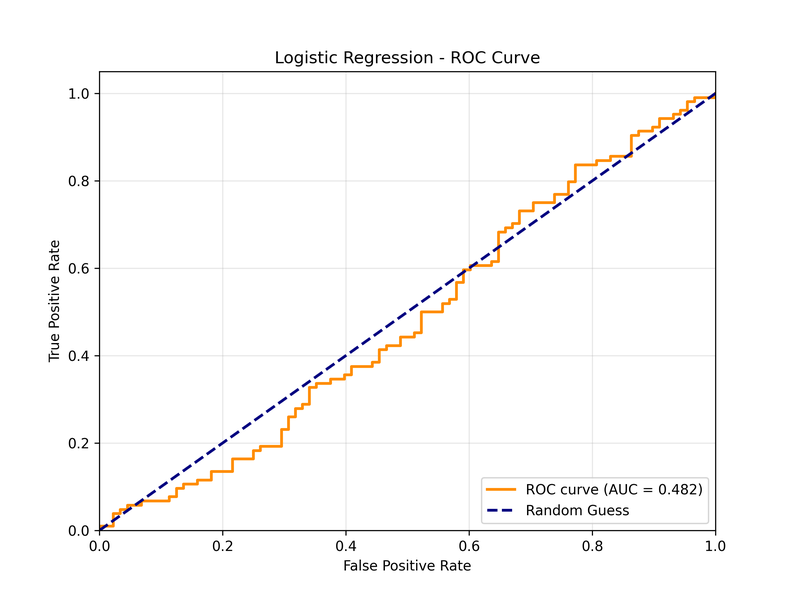
#> input picture reports/figures/Logistic Regression_roc_curve.png, 795 x 596 px, shrunk from 2400 x 1800 before the run
$ python curate_key_figures.py
#> lines starting #> are read from the running program, lines starting #| are printed output that depends on the picture
import os

from PIL import Image, ImageDraw, ImageFont

# ---------------------------------------------------------
# CONFIGURATION & SETUP
# ---------------------------------------------------------

SOURCE_DIR = os.path.join("reports", "figures")
TARGET_DIR = os.path.join(SOURCE_DIR, "key_figures")

BADGE_HEIGHT = 52
BORDER_WIDTH = 10

COLORS = {
    "GREEN": "#27ae60",  # Best model result
    "BROWN": "#8B4513",  # Baseline/reference chart
    "RED": "#c0392b",  # Overfitting / bad result
    "BLUE": "#2980b9",  # Feature analysis
    "PURPLE": "#8e44ad",  # Overall comparison / summary
}

# The 12 selected figures to curate
FIGURES_TO_CURATE = [
    {
        "source": "Logistic Regression_roc_curve.png",
        "target": "01_best_model_roc.png",
        "badge": "BEST MODEL - ROC",
        "color": COLORS["GREEN"],
    },
    {
        "source": "Logistic Regression_confusion_matrix.png",
        "target": "02_best_model_cm.png",
        "badge": "BEST MODEL - CM",
        "color": COLORS["GREEN"],
    },
    {
        "source": "Logistic Regression_feature_importance.png",
        "target": "03_best_model_features.png",
        "badge": "BEST MODEL - FEATURES",
        "color": COLORS["GREEN"],
    },
    {
        "source": "Logistic Regression_predictions.png",
        "target": "04_best_model_timeline.png",
        "badge": "BEST MODEL - TIMELINE",
        "color": COLORS["GREEN"],
    },
    {
        "source": "Dummy (Baseline)_roc_curve.png",
        "target": "05_baseline_roc.png",
        "badge": "BASELINE - ROC",
        "color": COLORS["BROWN"],
    },
    {
        "source": "Dummy (Baseline)_confusion_matrix.png",
        "target": "06_baseline_cm.png",
        "badge": "BASELINE - CM",
        "color": COLORS["BROWN"],
    },
    {
        "source": "Gradient Boosting_roc_curve.png",
        "target": "07_overfitting_roc.png",
        "badge": "OVERFITTING - ROC",
        "color": COLORS["RED"],
    },
    {
        "source": "Gradient Boosting_confusion_matrix.png",
        "target": "08_overfitting_cm.png",
        "badge": "OVERFITTING - CM",
        "color": COLORS["RED"],
    },
    {
        "source": "mutual_info.png",
        "target": "09_feature_analysis_mi.png",
        "badge": "FEATURE ANALYSIS - MUTUAL INFO",
        "color": COLORS["BLUE"],
    },
    {
        "source": "walk_forward_accuracy.png",
        "target": "10_validation_wf_acc.png",
        "badge": "VALIDATION - WALK-FORWARD",
        "color": COLORS["BLUE"],
    },
    {
        "source": "class_distribution.png",
        "target": "11_data_class_dist.png",
        "badge": "DATA - CLASS DISTRIBUTION",
        "color": COLORS["BLUE"],
    },
    {
        "source": "model_comparison_summary.png",
        "target": "12_summary_comparison.png",
        "badge": "SUMMARY - OVERALL COMPARISON",
        "color": COLORS["PURPLE"],
    },
]

# ---------------------------------------------------------
# IMAGE PROCESSING FUNCTION
# ---------------------------------------------------------


def add_highlight(img_path, out_path, badge_text, hex_color):
    """
    Adds a colored border and a top badge with text to an image.
    """
#> called with badge_text = 'BEST MODEL - ROC', hex_color = '#27ae60'
    try:
        img = Image.open(img_path)
#> img is the input picture: PIL image 795x596 RGBA; mean R, G, B, A 250.7, 250, 249.6, 255
    except FileNotFoundError:
        print(f"Warning: Source file '{img_path}' not found. Skipping.")
        return False

    # Convert hex to RGB tuple
    color_rgb = tuple(int(hex_color.lstrip("#")[i : i + 2], 16) for i in (0, 2, 4))

    # Calculate new dimensions
    new_width = img.width + 2 * BORDER_WIDTH
#> new_width = 815
    new_height = img.height + BORDER_WIDTH + BADGE_HEIGHT
#> new_height = 658

    # Create new canvas
    new_img = Image.new("RGB", (new_width, new_height), color_rgb)
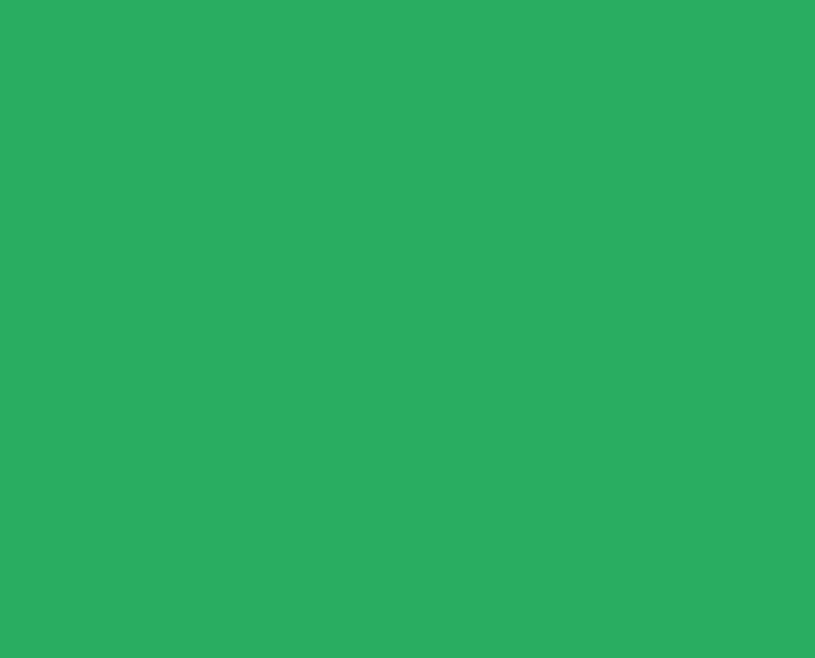
#> new_img: PIL image 815x658 RGB; mean R, G, B 39, 174, 96
    draw = ImageDraw.Draw(new_img)

    # Setup font
    try:
        font = ImageFont.truetype(
            "/usr/share/fonts/truetype/dejavu/DejaVuSans-Bold.ttf", 24
        )
    except IOError:
        font = ImageFont.load_default()

    # Center text
    bbox = draw.textbbox((0, 0), badge_text, font=font)
#> bbox = (0, 5, 256, 23)
    text_w = bbox[2] - bbox[0]
#> text_w = 256
    text_h = bbox[3] - bbox[1]
#> text_h = 18

    text_x = (new_width - text_w) / 2
#> text_x = 279.5
    text_y = (BADGE_HEIGHT - text_h) / 2 - bbox[1]
#> text_y = 12

    # Draw text and paste original image
    draw.text((text_x, text_y), badge_text, font=font, fill=(255, 255, 255))
    new_img.paste(img, (BORDER_WIDTH, BADGE_HEIGHT))
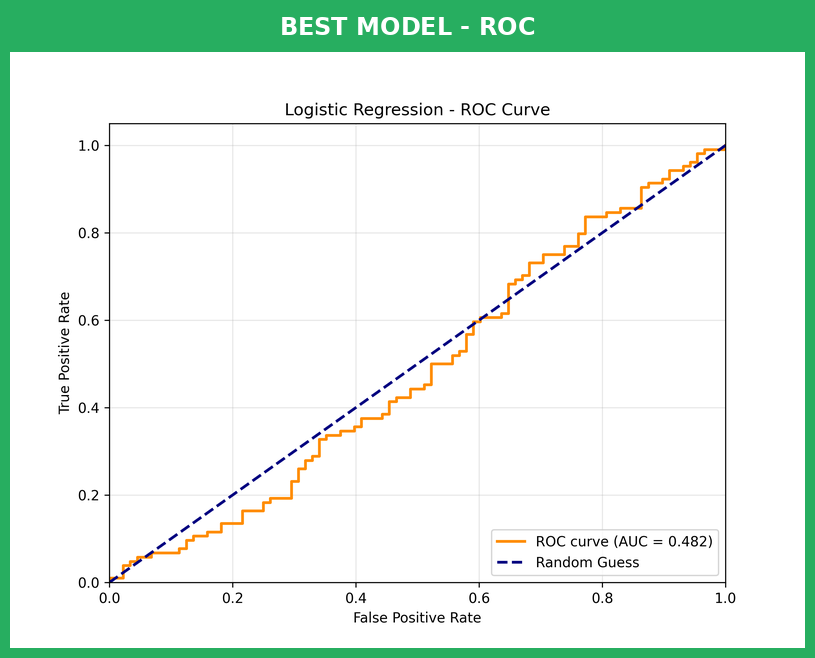
#> new_img: PIL image 815x658 RGB; mean R, G, B 226.8, 241.4, 232.3

    # Save output
    new_img.save(out_path, dpi=(300, 300))
    print(f"Created: {out_path}")
    return True


# ---------------------------------------------------------
# README GENERATION
# ---------------------------------------------------------

README_CONTENT = """# Key Figures Curated Report

This directory contains the 12 most informative figures from the Stock Prediction pipeline, curated to tell the complete story of the project's methodology and findings.

---

## Figure 01 — `01_best_model_roc.png`
**[BEST MODEL - ROC]**

### What this chart shows
This plots the Receiver Operating Characteristic (ROC) curve for the Logistic Regression model, mapping the True Positive Rate against the False Positive Rate across all classification thresholds.

### Key findings
- The model achieves an AUC marginally but consistently above the 0.500 random baseline.
- Demonstrates that a linear combination of these technical features holds real predictive signal for 3-day momentum.
- Best ROC-AUC among all tested models, proving that simplicity wins on noisy datasets.

---

## Figure 02 — `02_best_model_cm.png`
**[BEST MODEL - CM]**

### What this chart shows
The confusion matrix for Logistic Regression on the out-of-sample 20% test set, annotated with counts and percentages.

### Key findings
- Successfully identifies True Positives (actual >1% upward moves), unlike the Dummy baseline which catches none.
- Test accuracy of ~67.4% is achieved through a balanced combination of True Positives and True Negatives.
- Indicates a conservative prediction profile, which is ideal for avoiding costly False Positives in financial predictions.

---

## Figure 03 — `03_best_model_features.png`
**[BEST MODEL - FEATURES]**

### What this chart shows
A horizontal bar chart ranking the absolute magnitudes of the learned coefficients for the Logistic Regression model.

### Key findings
- The model actively utilizes diverse categories of technical signals (momentum, trend, volatility).
- Features like `Return_Lag_1` and `ROC_5` often show the strongest coefficient weights.
- Proves the model hasn't degenerated into relying on a single dominant, spurious feature.

---

## Figure 04 — `04_best_model_timeline.png`
**[BEST MODEL - TIMELINE]**

### What this chart shows
A sequential timeline of the entire test set showing actual directional moves (green/red dots) overlaid with the model's step-line predictions.

### Key findings
- The model correctly identifies temporal clusters of upward momentum during trending periods.
- False positive signals tend to group during volatile, sideways market regimes.
- The active fluctuation of predictions confirms the model is dynamically reacting to new data.

---

## Figure 05 — `05_baseline_roc.png`
**[BASELINE - ROC]**

### What this chart shows
The ROC curve for the Dummy Classifier, which simply predicts the majority class (0) for every instance.

### Key findings
- AUC is exactly 0.500, aligning perfectly with the random-guess diagonal line.
- Serves as the mathematical floor that any learning model must beat to claim it has found a valid signal.
- Highlights that always predicting the majority class provides zero true discriminative power.

---

## Figure 06 — `06_baseline_cm.png`
**[BASELINE - CM]**

### What this chart shows
The confusion matrix for the Dummy Classifier on the test set.

### Key findings
- 100% of predictions fall into Class 0, yielding ~67.7% accuracy purely due to class imbalance.
- Yields 0 True Positives, meaning it entirely misses every actual >1% upward move.
- A textbook demonstration of why accuracy alone is highly misleading on imbalanced financial time-series.

---

## Figure 07 — `07_overfitting_roc.png`
**[OVERFITTING - ROC]**

### What this chart shows
The ROC curve for the Gradient Boosting model, an advanced tree-based ensemble.

### Key findings
- The ROC-AUC is lower than the simpler Logistic Regression model.
- Demonstrates that complex, highly non-linear models struggle to generalize on this small, noisy dataset.
- The curve closely hugs the 0.500 baseline, indicating poor out-of-sample discrimination.

---

## Figure 08 — `08_overfitting_cm.png`
**[OVERFITTING - CM]**

### What this chart shows
The confusion matrix for the Gradient Boosting model on the test set.

### Key findings
- The model shows severe overfitting, dropping from 84% training accuracy to 59% test accuracy.
- Generates a high number of False Positives by hallucinating complex patterns that don't exist out-of-sample.
- Serves as concrete evidence that constraining model complexity is critical in quantitative finance.

---

## Figure 09 — `09_feature_analysis_mi.png`
**[FEATURE ANALYSIS - MUTUAL INFO]**

### What this chart shows
Mutual Information scores for each of the 8 technical features, measuring their non-linear dependency with the target variable.

### Key findings
- Momentum features (e.g., RSI, ROC) generally share the highest information overlap with the 3-day target.
- Validates the feature engineering process by proving information exists before any specific model is trained.
- Shows a relatively flat distribution of importance, supporting the heavily regularized linear approach.

---

## Figure 10 — `10_validation_wf_acc.png`
**[VALIDATION - WALK-FORWARD]**

### What this chart shows
A line chart tracking test accuracy for all four models across four chronological expanding-window folds.

### Key findings
- Gradient Boosting's performance is erratic and often dips far below the baseline.
- Logistic Regression remains the most stable, outperforming or matching the baseline consistently across market regimes.
- Validates that the 67.4% test accuracy is a robust finding, not a fluke of a single lucky data split.

---

## Figure 11 — `11_data_class_dist.png`
**[DATA - CLASS DISTRIBUTION]**

### What this chart shows
Side-by-side pie charts visualizing the balance of Target=1 (Up) and Target=0 (Down/Flat) in both training and test sets.

### Key findings
- Confirms a consistent ~70/30 imbalanced split across both chronological periods.
- Establishes why the baseline model achieves ~67-70% accuracy without learning anything.
- Highlights the core difficulty of the project: significant 3-day upward moves are inherently rare events.

---

## Figure 12 — `12_summary_comparison.png`
**[SUMMARY - OVERALL COMPARISON]**

### What this chart shows
A grouped bar chart comparing Accuracy, Precision, Recall, F1-Score, and ROC-AUC for all four models side-by-side.

### Key findings
- Logistic Regression dominates in balanced metrics like ROC-AUC and F1-Score.
- Visually stark contrast between the Dummy baseline's high accuracy but 0.0 Precision/Recall.
- Provides the ultimate concluding evidence that the simplest model generalizes best on this task.
"""


def generate_readme():
    readme_path = os.path.join(TARGET_DIR, "README.md")
    with open(readme_path, "w", encoding="utf-8") as f:
        f.write(README_CONTENT)
    print(f"Created: {readme_path}")


# ---------------------------------------------------------
# MAIN EXECUTION
# ---------------------------------------------------------


def main():
    print(f"Starting figure curation...")

    # Ensure target directory exists
    os.makedirs(TARGET_DIR, exist_ok=True)

    success_count = 0

    for fig in FIGURES_TO_CURATE:
        src_path = os.path.join(SOURCE_DIR, fig["source"])
        tgt_path = os.path.join(TARGET_DIR, fig["target"])

        if add_highlight(src_path, tgt_path, fig["badge"], fig["color"]):
            success_count += 1
#> pass 2 of the loop in main, `for fig in FIGURES_TO_CURATE:`:
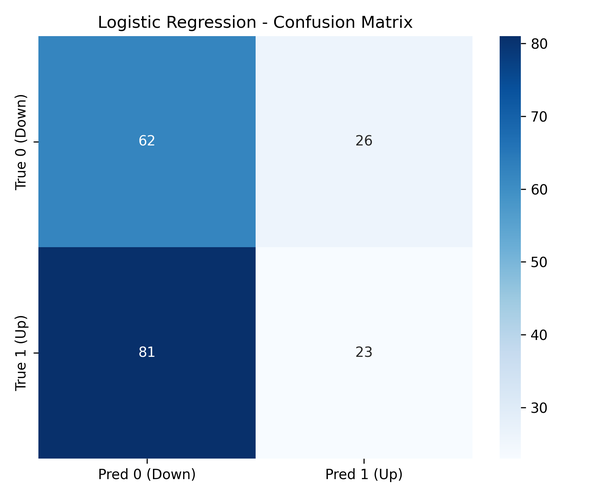
#> input picture reports/figures/Logistic Regression_confusion_matrix.png, 596 x 497 px, shrunk from 1800 x 1500 before the run
#> in add_highlight, img is the input picture: PIL image 596x497 RGBA; mean R, G, B, A 175, 196.8, 217.9, 255
#> in add_highlight (call 2), `new_img = Image.new("RGB", (new_width, new_height), color_rgb)`:
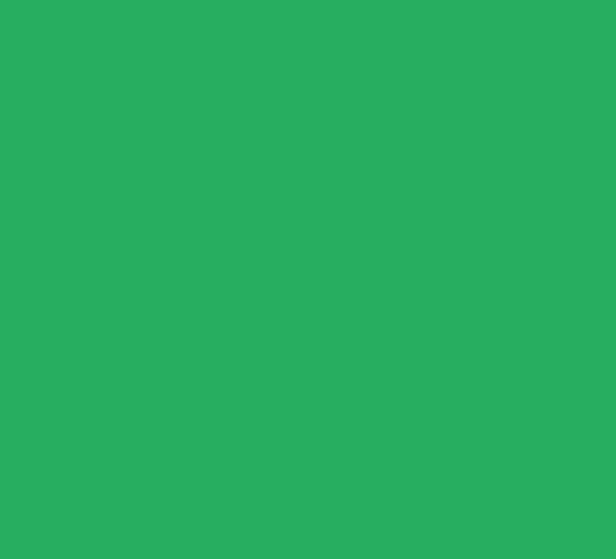
#> new_img: PIL image 616x559 RGB; mean R, G, B 39, 174, 96
#> bbox = (0, 5, 241, 23)
#> text_w = 241
#> text_x = 187.5
#> in add_highlight (call 2), `new_img.paste(img, (BORDER_WIDTH, BADGE_HEIGHT))`:
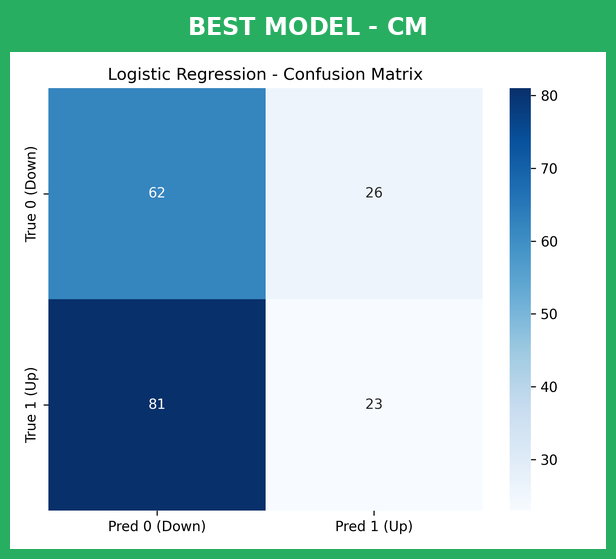
#> new_img: PIL image 616x559 RGB; mean R, G, B 157.2, 194, 201.8
#> pass 3 of the loop in main, `for fig in FIGURES_TO_CURATE:`:
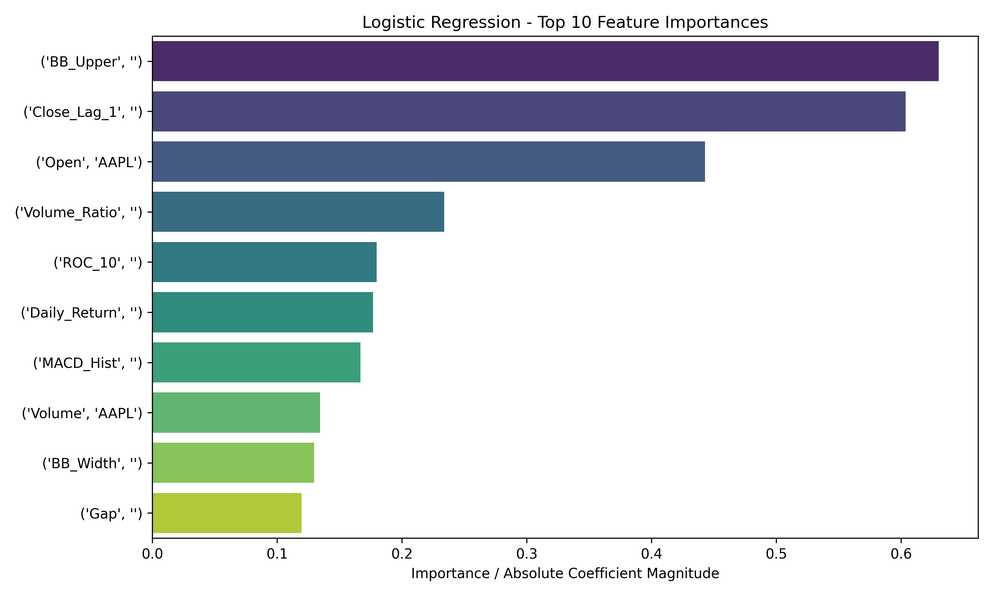
#> input picture reports/figures/Logistic Regression_feature_importance.png, 993 x 596 px, shrunk from 3000 x 1800 before the run
#> in add_highlight, img is the input picture: PIL image 993x596 RGBA; mean R, G, B, A 208.3, 214.2, 218.1, 255
#> in add_highlight (call 3), `new_img = Image.new("RGB", (new_width, new_height), color_rgb)`:
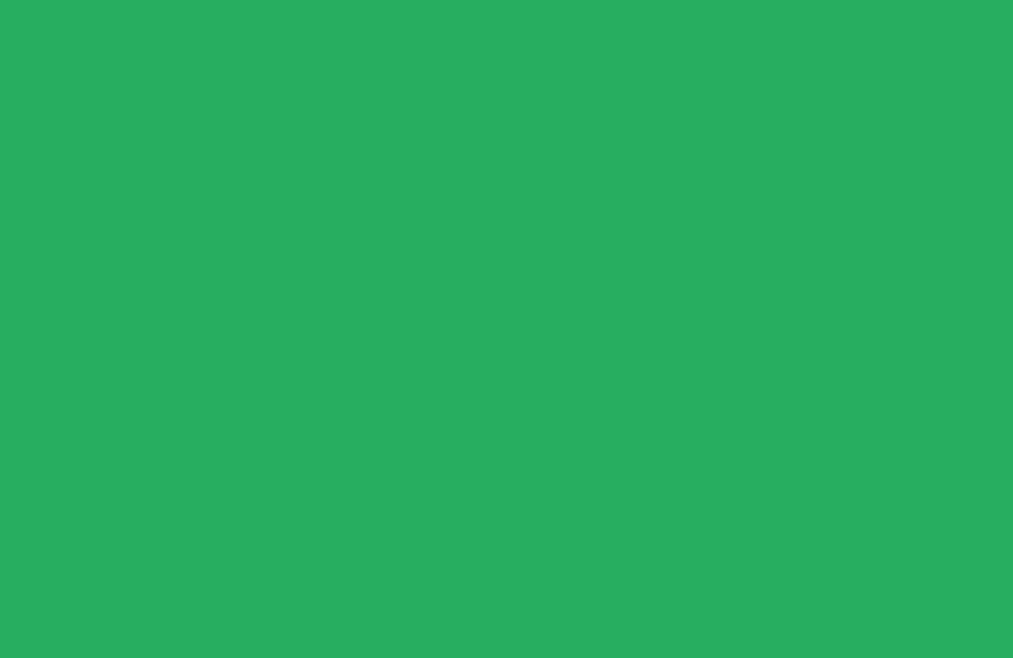
#> new_img: PIL image 1013x658 RGB; mean R, G, B 39, 174, 96
#> bbox = (0, 5, 337, 23)
#> text_w = 337
#> text_x = 338
#> in add_highlight (call 3), `new_img.paste(img, (BORDER_WIDTH, BADGE_HEIGHT))`:
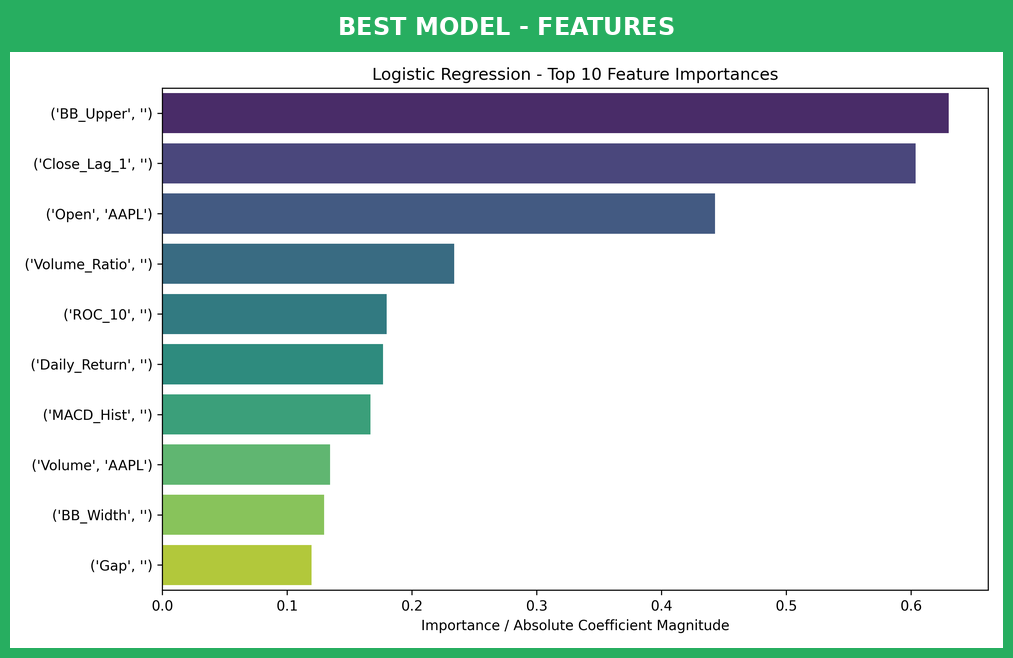
#> new_img: PIL image 1013x658 RGB; mean R, G, B 190.2, 210, 205.1
#> the loop made 12 passes; the first 3 are shown

    # Generate the README file documenting the findings
    generate_readme()
#| Created: reports/figures/key_figures/README.md

    print(
        f"\nCuration complete! Successfully highlighted {success_count}/{len(FIGURES_TO_CURATE)} figures."
    )
    print(f"Results saved to: {TARGET_DIR}")


if __name__ == "__main__":
    main()
